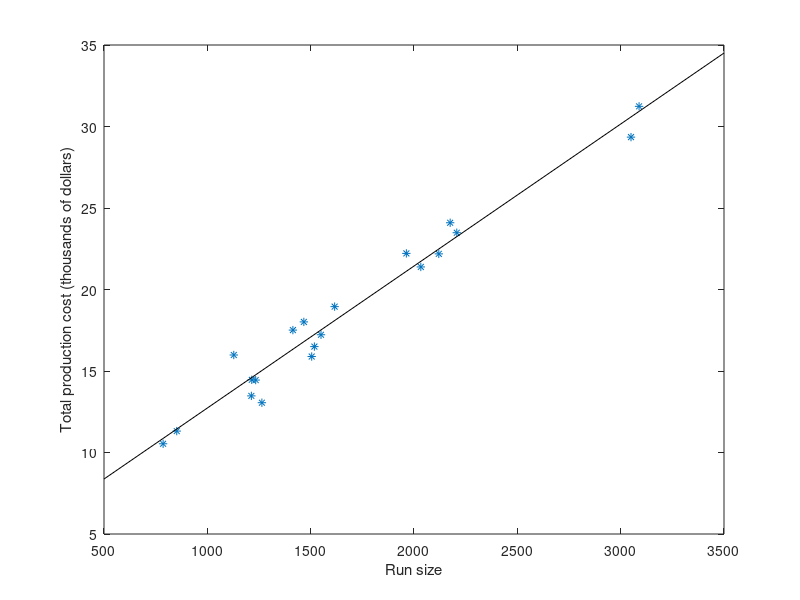

The MATLAB script that drew this image:
% Bradie: Section 5.8, Figure 5.19

clear; close all

% Data: x = run size, y = total cost
x = [1550;
     852;
     2120;
     1128;
     1518; 
     786;
     1505;
     1264;
     1963;
     1414;
     2175;
     1213;
     3050;
     1215;
     2207;
     1234;
     1616;
     3089;
     2033;
     1467;];

 y = [17224;
      11314;
      22186;
      15982;
      16497;
      10536;
      15888;
      13055;
      22215;
      17510;
      24095;
      13474;
      29349;
      14459;
      23483;
      14444;
      18949;
      31237;
      21384;
      18012;];
  
  
  plot(x, y/1000, '*')
  xlabel('Run size')
  ylabel('Total production cost (thousands of dollars)')
  
  %% linear fit via gradient approach
  n = length(x);
  xbar = sum(x)/n;
  ybar = sum(y)/n;
  
  b = (n*sum(x.*y) - sum(x)*sum(y))/(n*sum(x.*x) - sum(x)^2)
  a = ybar - b*xbar
  
  xhat = [500 3500];
  yhat = a + b*xhat;
  
  plot(x, y/1000, '*', xhat, yhat/1000, 'k')
  xlabel('Run size')
  ylabel('Total production cost (thousands of dollars)')
  
  % Alternate approach: use polyfit to find the degree 1 polynomial which
  % best fits the data.  Note that the coefficients are of the form 
  %
  %    u(1)x + u(2)
  %
  % so the overhead cost (above given as a) is u(2) and the price per unit
  % (above given as b) is u(1)
  
  u = polyfit(x, y, 1);
  u(1)
  u(2)